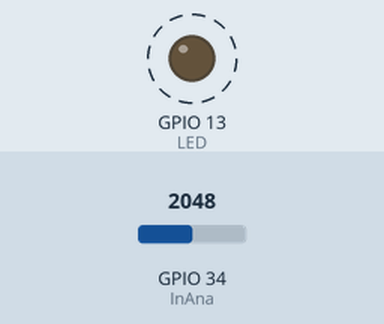
This sketch was run on a simulated ESP32. Shown: output pins drawn as LEDs (lit = HIGH). Dashed ring = blinking. Inputs (shaded band) come from the test bench; at power-on: GPIO 34 (InAna) = 2048. What the sketch prints to the serial monitor is not drawn.

Above: at 0.7 s.
Timing chart, 0 to 3.0 s (numbered marks = the images above):
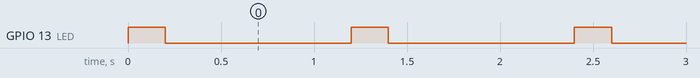

The sketch:

Entree_Analogique.ino
```cpp
#define LED 13
#define InAna 34

void setup() {
  Serial.begin(9600);
  pinMode(LED, OUTPUT);
}

void loop() {

  int value = analogRead(InAna);
  Serial.println(value);

  digitalWrite(LED, HIGH);
  delay(200); // delay in between reads for stability
  digitalWrite(LED, LOW);
  delay(1000);
}
```

Measured:
- by itself, GPIO 13 (LED): alternates HIGH for 0.20 s and LOW for 1.0 s
